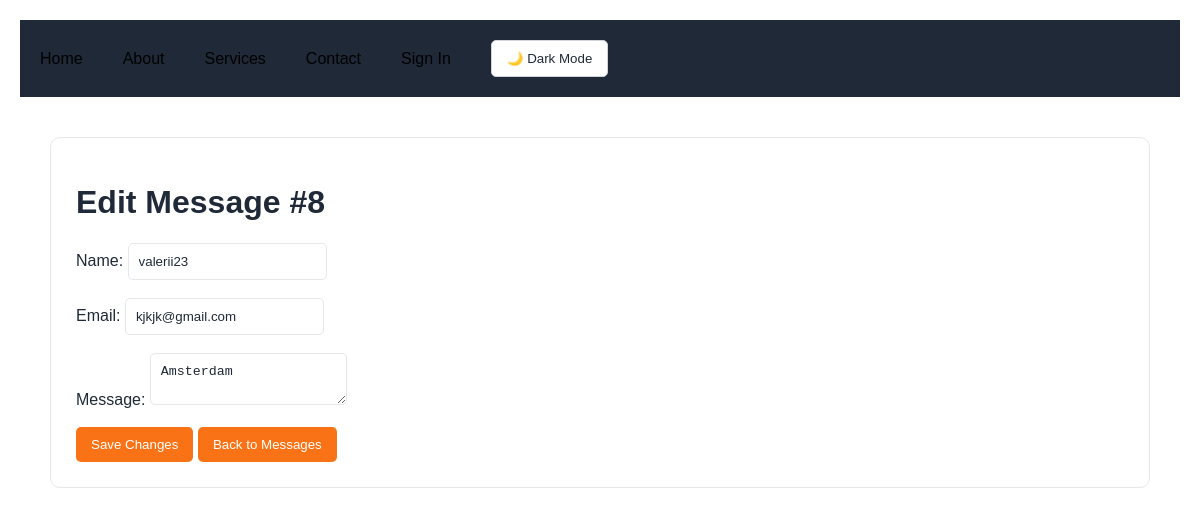
/admin/messages/8/edit (signed in), run on the app's committed database.
### tables this page shows
CREATE TABLE messages (
            id INTEGER PRIMARY KEY AUTOINCREMENT,
            name TEXT NOT NULL,
            email TEXT NOT NULL,
            message TEXT NOT NULL
        );

### app.py (the view, shortened to what this page needs)
@app.route("/admin/messages/<int:message_id>/edit", methods=["GET", "POST"])
@login_required
def edit_message(message_id):
    connection = sqlite3.connect("messages.db")
    connection.row_factory = sqlite3.Row
    message = connection.execute(
        "SELECT * FROM messages WHERE id = ?", (message_id,)
    ).fetchone()
    connection.close()
    if message is None:
        return "Message not found", 404
    return render_template("edit_message.html", message=message)

### app.py (called while the page is built)
def login_required(function):
    @wraps(function)
    def wrapper(*args, **kwargs):
        if not session.get("logged_in"):
            return redirect(url_for("login"))
        return function(*args, **kwargs)
    return wrapper

### templates/edit_message.html (shortened to what this page needs)
{% extends "base.html" %}
{% block content %}
<h1>Edit Message #{{ message["id"] }}</h1>
<form method="POST">
    <label>Name:</label>
    <input type="text" name="name" value="{{ message['name'] }}" required>
    <br><br>
    <label>Email:</label>
    <input type="email" name="email" value="{{ message['email'] }}" required>
    <br><br>
    <label>Message:</label>
    <textarea name="message" required>{{ message["message"] }}</textarea>
    <br><br>
    <button type="submit">Save Changes</button>
    <button onclick="window.location.href='{{ url_for('admin_messages') }}'">Back to Messages</button>
</form>
{% endblock %}

### static/style.css (style rules this page uses)
:root { --bg-color: #F3F4F6; --surface-color: #FFFFFF; --text-color: #1F2937; --secondary-text: #6B7280; --nav-color: #1F2937; --border-color: #E5E7EB; --primary-color: #F97316; --primary-hover: #EA580C; }
* { box-sizing: border-box; }
body { font-family: Arial, sans-serif; margin: 0; background-color: var(--bg-color); color: var(--text-color); transition: background-color 0.3s, color 0.3s; }
h1, h2, h3 { color: var(--text-color); }
button { background-color: var(--primary-color); color: #FFFFFF; padding: 10px 18px; border: none; border-radius: 5px; cursor: pointer; transition: background-color 0.2s; }
input, textarea { background-color: var(--surface-color); color: var(--text-color); border: 1px solid var(--border-color); padding: 10px; border-radius: 5px; }

### templates/base.html (style rules this page uses)
body { background-color: white; color: black; font-family: Arial, sans-serif; margin: 0; padding: 20px; transition: 0.3s; }
button { padding: 10px 15px; cursor: pointer; }

### data on the page
messages: id "8", name "valerii23", email "kjkjk@gmail.com", message "Amsterdam"
